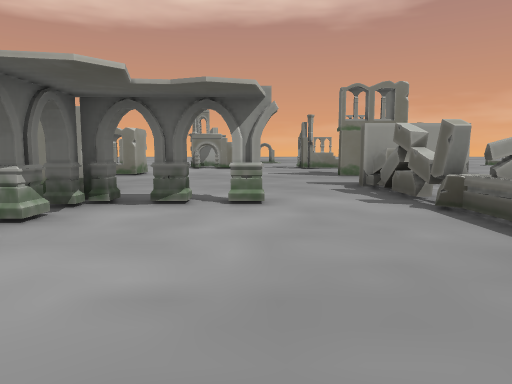
view 1 (above)

20 first-person views from a walk through a scene from a Unity 3-D project. The camera is 1.5 m above the floor, tilts 6° down and sees 70° across. Doors are open. The floor is counted in squares, 2 m on a side. Each view is taken from the middle of a square. On the plan, view 1 faces up. The plan holds only what a view shows up to about 11 squares ahead; the rest is blank. The place goes on beyond the plan.

view 2
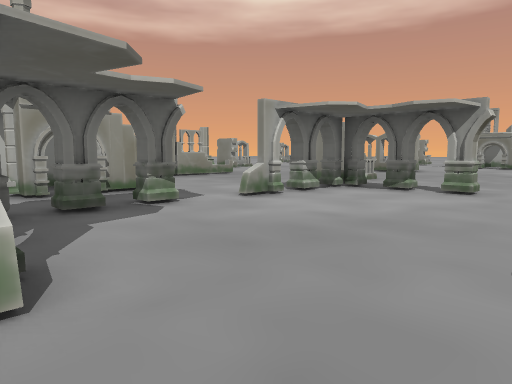

view 3
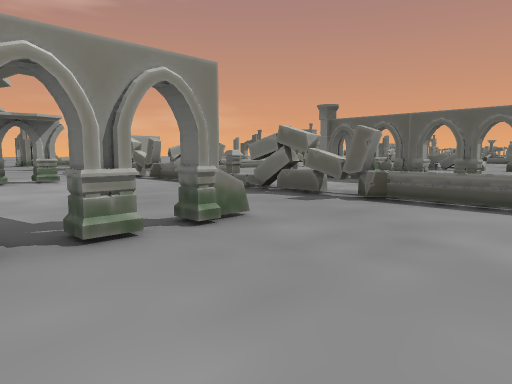

view 4
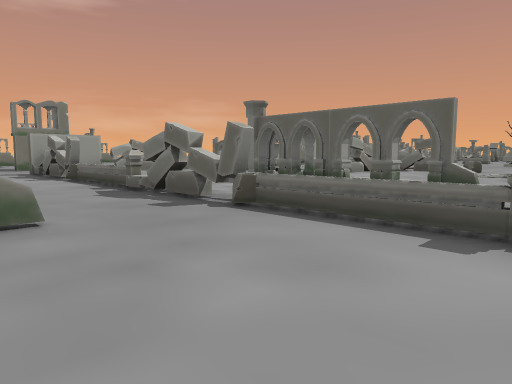

view 5
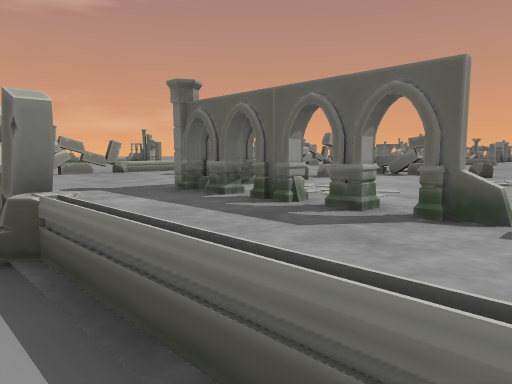

view 6
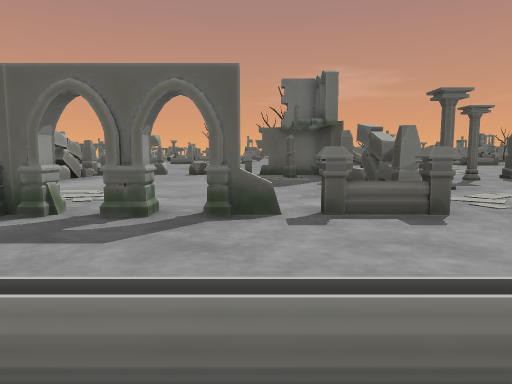

view 7
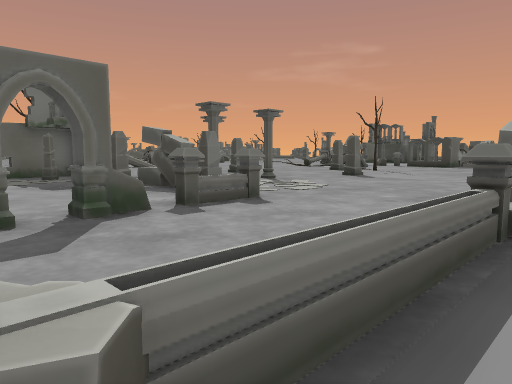

view 8
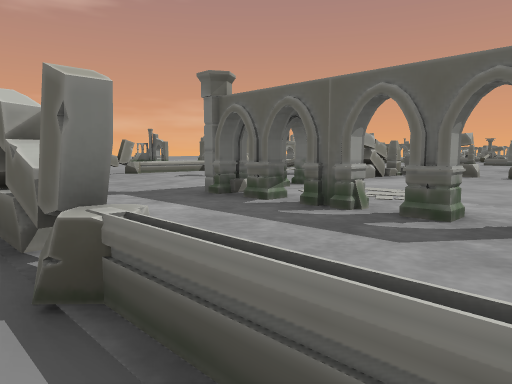

view 9
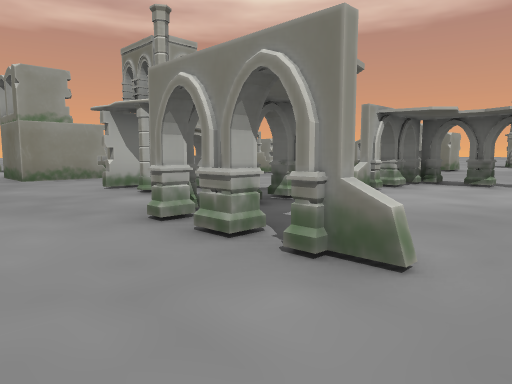

view 10
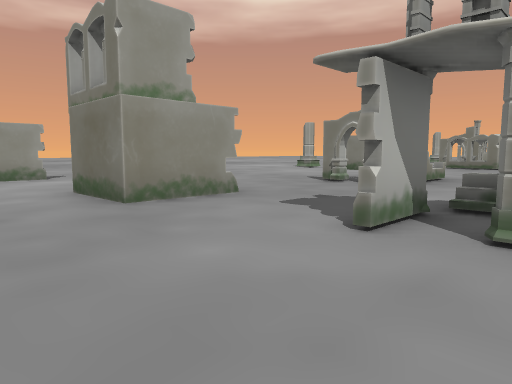

view 11
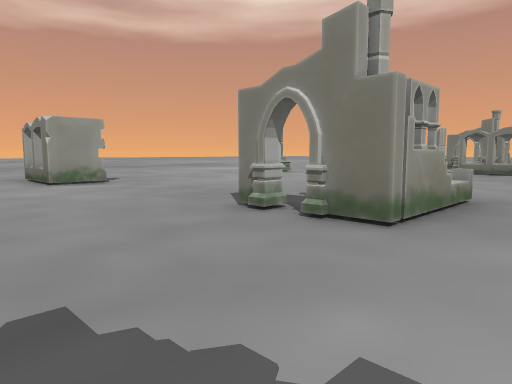

view 12
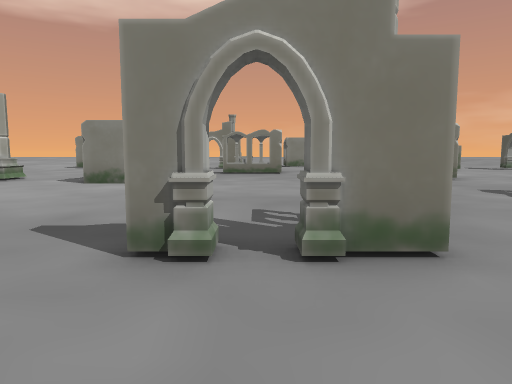

view 13
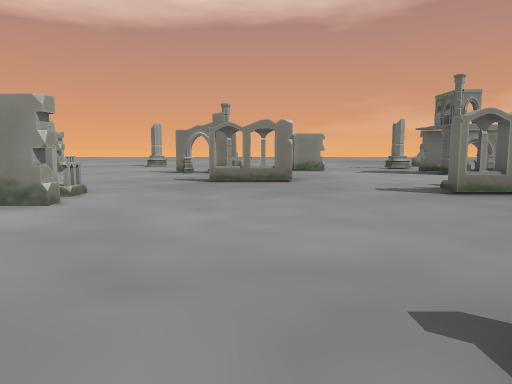

view 14
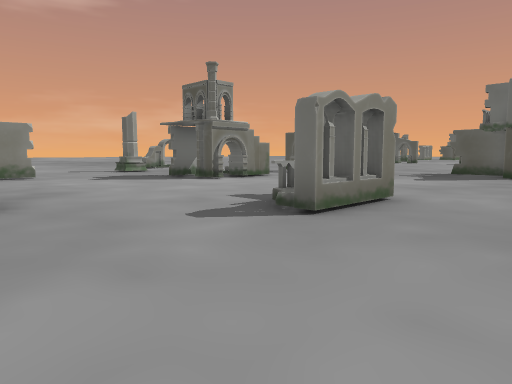

view 15
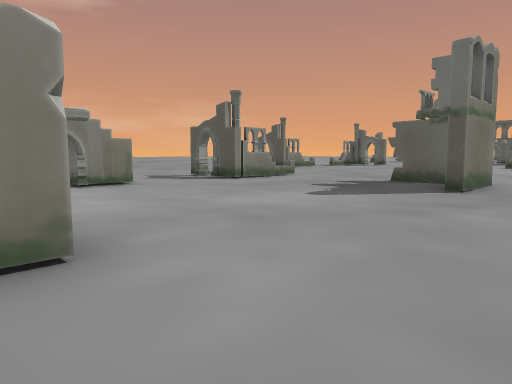

view 16
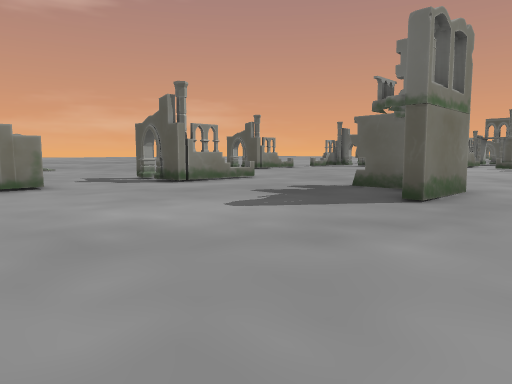

view 17
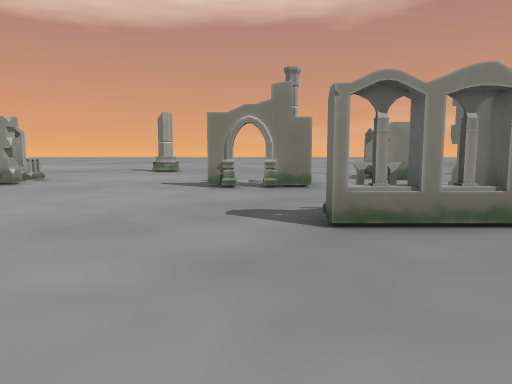

view 18
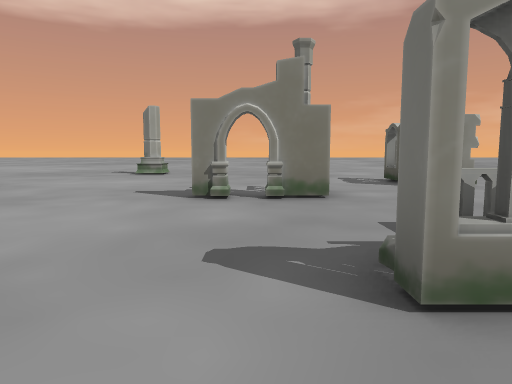

view 19
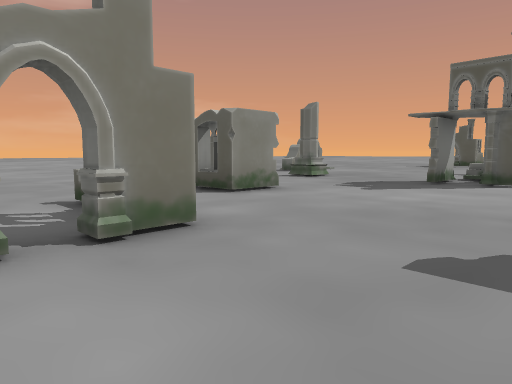

view 20
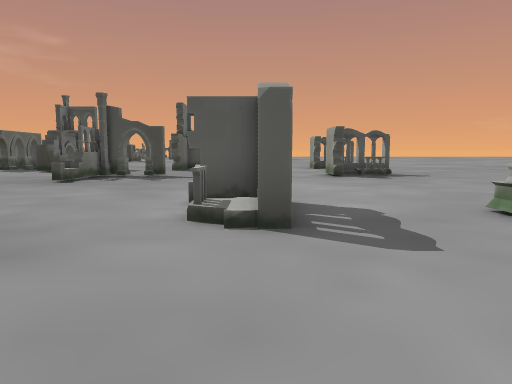

### Floor plan
Key: @ floor where view 1 was taken; # wall or solid block; x gap in a wall; . floor; D open door; = window, fence, low wall or low ledge; ^ raised ledge; B block; A box; O other object.
Columns run from 18 left of view 1 to 14 right of it. Each row starts with its distance up from view 1.
 23 ..........AA...
 22 A......^........
 21 A...... ......... ..
 20 .....AA#.......##A..#
 19  ..............##A..A
 18   ...................##
 17   .......A..............
 16    ....AA#...............
 15   .......................
 14   ............A........#
 13  #..A.......AA#........# ...
 12  #..A................###....
 11 ....#A..................
 10 ......................
  9 .............. ......
  8 .............  A.....B#OB
  7 .........^... AA.....B  .
  6 .........#.....#xx#..B ....
  5  A.....#A#.....x.....B ....
  4 AA.............x.....= ....
  3 ...............#.....=....
  2    .........A .......=....
  1        .....  .#.....B..#x##DOBB
  0         #..###.x..@..B..#.......
 -1 A#....###......x.....B..#.......B
 -2 A#.............#xx#..B..x.......D
 -3      ................=..x.......#
 -4           .... ......=..#.......#
 -5                ......=..# .... ##
 -6                  ....O..##BBBD
 -7                      O...
 -8                       .....#
 -9                       ......
-10                       .....#..x
-11                       ......
-12                        ....

Where each view was taken, in squares from view 1:
view 1: 0 up, 0 right, facing up
view 2: 2 down, 2 right, facing up-left
view 3: 5 down, 3 left, facing up-right
view 4: 6 down, 1 left, facing up-right
view 5: 5 down, 2 right, facing up-right
view 6: 4 down, 2 right, facing right
view 7: 2 down, 2 right, facing down-right
view 8: 4 down, 2 right, facing up-right
view 9: 4 down, 1 right, facing up-left
view 10: 4 down, 5 left, facing up-left
view 11: 1 up, 7 left, facing up-left
view 12: 2 up, 10 left, facing up
view 13: 6 up, 10 left, facing up
view 14: 10 up, 10 left, facing up-right
view 15: 10 up, 5 left, facing up-right
view 16: 10 up, 3 left, facing up-right
view 17: 12 up, 12 left, facing up
view 18: 14 up, 12 left, facing up
view 19: 17 up, 13 left, facing up-right
view 20: 17 up, 14 left, facing down
